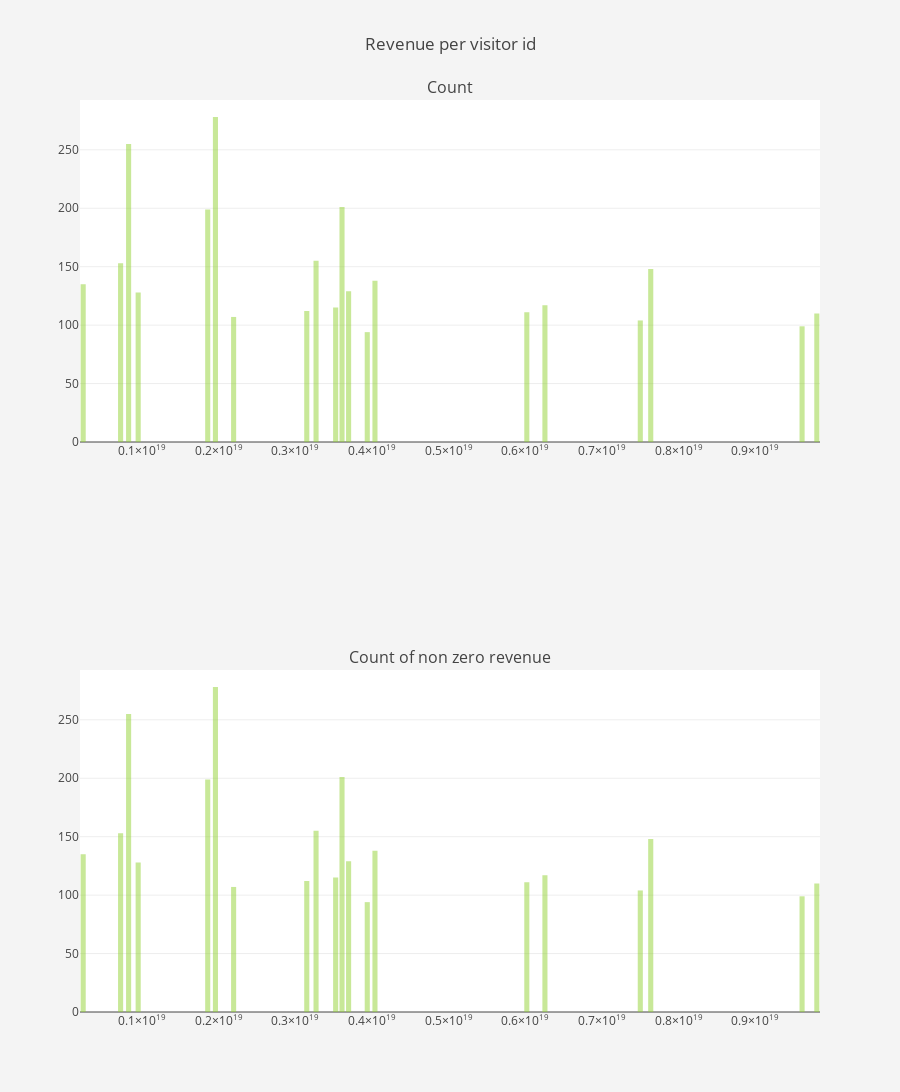

Here is the notebook cell this chart was saved with:
### Code cell
num_visit_per_id = train.groupby("fullVisitorId")["visitNumber"].agg(['size', 'count'])
num_visit_per_id.columns = ["count", "count of non zero revenue"]
num_visit_per_id.sort_values(by="count", ascending=False, inplace=True)
trace1 = plot_cat(num_visit_per_id["count"].head(20), 'rgba(145,210,50,0.5)', 'Bar')
trace2 = plot_cat(num_visit_per_id["count of non zero revenue"].head(20), 'rgba(145,210,50,0.5)', 'Bar')
fig = tools.make_subplots(rows=2, cols=1, subplot_titles=["Count", "Count of non zero revenue"])
fig.append_trace(trace1, 1,1)
fig.append_trace(trace2, 2,1)
fig['layout'].update(height=1200, width=900, paper_bgcolor='rgba(233,233,233,0.5)', title="Revenue per visitor id")
iplot(fig, filename="revenue-visitor")

### Figure 1 — Plotly figure (JSON) as saved in the notebook; plotly's stock layout.template omitted (floating-point values rounded to 4 significant figures)
{"data": [{"marker": {"color": "rgba(145,210,50,0.5)"}, "showlegend": false, "type": "bar", "uid": "018e6422-c328-11e8-9ab0-3035adbdcbe4", "x": ["3937673380007666721", "9609104828919391966", "7498695963354635199", "2194592743396253647", "9801276214964695322", "6018775317735347795", "3148617623907142276", "3525537916960843419", "6254908847172458133", "0949718915643445721", "3694234028523165868", "0232377434237234751", "4038076683036146727", "7634897085866546110", "0720311197761340948", "3269834865385146569", "1856749147915772585", "3608475193341679870", "0824839726118485274", "1957458976293878100"], "xaxis": "x", "y": [94, 99, 104, 107, 110, 111, 112, 115, 117, 128, 129, 135, 138, 148, 153, 155, 199, 201, 255, 278], "yaxis": "y"}, {"marker": {"color": "rgba(145,210,50,0.5)"}, "showlegend": false, "type": "bar", "uid": "018ee442-c328-11e8-bf10-3035adbdcbe4", "x": ["3937673380007666721", "9609104828919391966", "7498695963354635199", "2194592743396253647", "9801276214964695322", "6018775317735347795", "3148617623907142276", "3525537916960843419", "6254908847172458133", "0949718915643445721", "3694234028523165868", "0232377434237234751", "4038076683036146727", "7634897085866546110", "0720311197761340948", "3269834865385146569", "1856749147915772585", "3608475193341679870", "0824839726118485274", "1957458976293878100"], "xaxis": "x2", "y": [94, 99, 104, 107, 110, 111, 112, 115, 117, 128, 129, 135, 138, 148, 153, 155, 199, 201, 255, 278], "yaxis": "y2"}], "layout": {"annotations": [{"font": {"size": 16}, "showarrow": false, "text": "Count", "x": 0.5, "xanchor": "center", "xref": "paper", "y": 1, "yanchor": "bottom", "yref": "paper"}, {"font": {"size": 16}, "showarrow": false, "text": "Count of non zero revenue", "x": 0.5, "xanchor": "center", "xref": "paper", "y": 0.375, "yanchor": "bottom", "yref": "paper"}], "height": 1200, "paper_bgcolor": "rgba(233,233,233,0.5)", "title": "Revenue per visitor id", "width": 900, "xaxis": {"anchor": "y", "domain": [0, 1]}, "xaxis2": {"anchor": "y2", "domain": [0, 1]}, "yaxis": {"anchor": "x", "domain": [0.625, 1]}, "yaxis2": {"anchor": "x2", "domain": [0, 0.375]}}}
